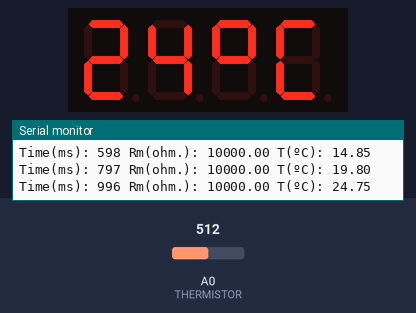
This sketch was run on a simulated Arduino Uno, built with avr-gcc and run on an emulated ATmega328P. Shown: 4-digit seven-segment display, the last lines printed to the serial monitor. Wiring (inferred from the names in the program): 4-digit 7-segment display, segments lit when HIGH: segments pin 3, pin 4, pin 5, pin 6, pin 7, pin 8, pin 9; digit selects pin 10, pin 11, pin 12, pin 13. The inputs (shaded band) are chosen by the test bench; at power-on: A0 (THERMISTOR) = 512. The segment pins are drawn as the display they are named for.

Above: at 1.2 s.
1.3 s: A0 (THERMISTOR) set to 779
At 2.5 s:
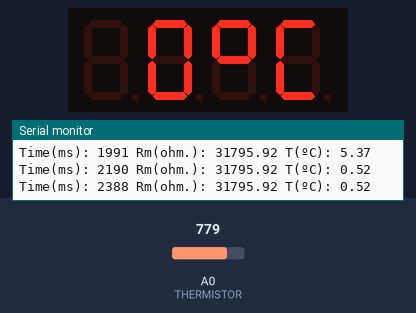
3.3 s: A0 (THERMISTOR) set to 812
At 5.2 s:
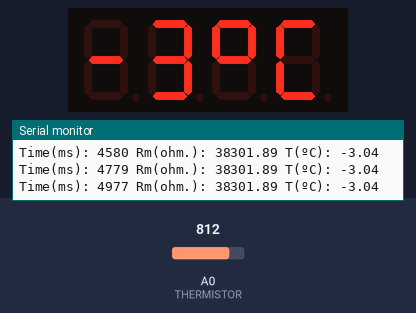
5.7 s: A0 (THERMISTOR) set to 852
At 7.1 s:
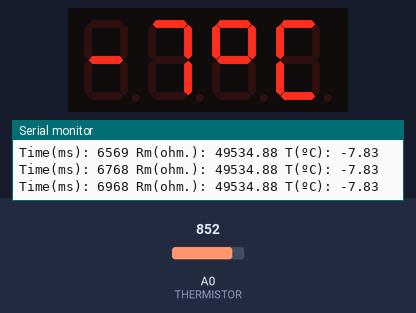
7.7 s: A0 (THERMISTOR) set to 877
At 9.8 s:
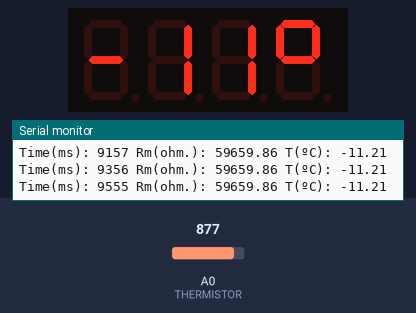
Timing chart, 0 to 11.1 s (numbered marks = the images above; inputs shaded):
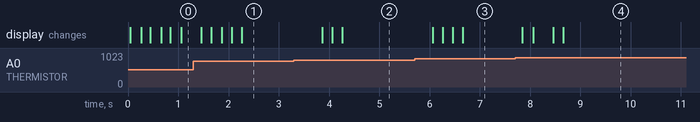

Measured:
- the behaviour switches between 793 and 794 on A0 (THERMISTOR) (found by bisection; images 1 and 2)
- the behaviour switches between 868 and 869 on A0 (THERMISTOR) (found by bisection; images 3 and 4)
- after the input at 1.3 s, the display: first changes after 0.16 s (image 1 shows a later state)
- after the input at 3.3 s, the display: first changes after 0.56 s (image 2 shows a later state)
- after the input at 5.7 s, the display: first changes after 0.36 s (image 3 shows a later state)
- after the input at 7.7 s, the display: first changes after 0.14 s (image 4 shows a later state)

The sketch:

p7.ino
```cpp
/**
  Termómetro dixital
  Miguel Blanco Godón
*/

#include <MsTimer2.h>

#define THERMISTOR A0
#define Ts 2 // período de mostraxe en milisegundos
#define AMPLITUDE_FILTERING_INTERVAL 200/Ts // intervalo de mostraxe para o filtrado
#define Tg 200/Ts // período de xeración, 0.2 segundos
// coeficientes para o modelo Steinhart-Hart
#define A 0.00111492089
#define B 0.0002372075385
#define C 0.00000006954079529
#define K 2.5 // mW/ºC

void interrupt_handler(void);
void update_buffer(float value);
void update_bcd(int value);

volatile float amplitude = 0, buffer_mean = 0, temperature = 0; // acumulador amplitudes
volatile byte ampc = 0x01; // contador de mostras de amplitude para filtrado de frecuencias de rede eléctrica
volatile byte genc = 0x00; // contador para a xeración de datos
volatile float amp_buffer[5] = {0,0,0,0,0}; // buffer circular que para implementar o filtro de media
const byte bcd[7] = {3,4,5,6,7,8,9}; // BCD inputs a,b,c,d,e,f,g
const byte multiplexing[4] = {10,11,12,13}; // números de esquerda a dereita
const byte digits[10] =
{
	0b00111111, 0b00000110, 0b01011011,
	0b01001111, 0b01100110, 0b01101101,
	0b01111101, 0b00000111, 0b01111111,
	0b01101111
}; // números do 0 ao 10
const byte celsius = 0b00111001; // símbolo C
const byte grad = 0b01100011; // símbolo º
const byte minus = 0b01000000; // símbolo -

void setup(void)
{
	// Inicio do porto serie
	Serial.begin(9600);
	// Inicio e configuración do Timer 2
	MsTimer2::set(Ts, interrupt_handler);
	MsTimer2::start();
	// configuración dos pins dixitais como saídas
	for (byte b = 0x03; b < 0x0E; b++) {
		pinMode(b, OUTPUT);
	}
}


void loop(void)
{
}


// actualiza os valores do buffer circular
void update_buffer(float value)
{
	for (byte b = 0x4; b > 0x0; b--) {
		amp_buffer[b] = amp_buffer[b-1];
	}
	amp_buffer[0] = value;
}


// manexador da interrupción
void interrupt_handler(void)
{
	float Rm, logRm, Vm, amp_mean;


	// filtrado de frecuencias cada 200 ms
	if (++ampc == AMPLITUDE_FILTERING_INTERVAL+1) {
		ampc = 0x01;
		amplitude = 0;
	}
	// lectura do valor de saída do termistor
	amplitude += analogRead(THERMISTOR);
	// actualizase o buffer circular

	// actualízase a temperatura cada 0.2 s
	if (++genc == Tg) {
		genc = 0x00;
		// aplícase o filtro de media
		amp_mean = amplitude/ampc;

		// calcúlase a temperatura segundo o modelo Steinhart-Hart
		Rm = (float) (10000*amp_mean)/(1024-amp_mean);
		logRm = log(Rm);
		Vm = (float) (5*amp_mean)/1024;
		temperature = (1/(A+B*logRm+C*logRm*logRm*logRm)) - (1000*Vm*Vm)/(K*Rm);
		// paso a celsius
		temperature -= 273.15;

		update_buffer(temperature);
		buffer_mean = (amp_buffer[0]+amp_buffer[1]+amp_buffer[2]+amp_buffer[3]+amp_buffer[4])/5;
		// envíanse os datos polo porto serie
		Serial.print("Time(ms): ");
		Serial.print(millis(), DEC);
		Serial.print(" Rm(ohm.): ");
		Serial.print(Rm, 2);
		Serial.print(" T(ºC): ");
		Serial.println(buffer_mean, 2);
	}
	// conmútase o BCD cada 2 ms
	update_bcd((int)buffer_mean);
}


// commuta os díxitos do BCD
void update_bcd(int value)
{
	static byte digit = 0x00;
	byte full_output[4]; // saída en cada díxito do BCD

	// apágase o BCD (en HIGH posto que polariza o diodo en inversa)
	for (byte b = 0x00; b < 0x04; b++) {
		digitalWrite(multiplexing[b], HIGH);
	}


	// lóxica para sacar os díxitos
	if (value > 9) {
		full_output[0] = digits[(int) value/10];
		full_output[1] = digits[value%10];
		full_output[2] = grad;
		full_output[3] = celsius;
	} else {
		if (value >= 0 && value <= 9) {
			full_output[0] = 0x0;
			full_output[1] = digits[value];
			full_output[2] = grad;
			full_output[3] = celsius;
		} else {
			if (value >= -9) {
				full_output[0] = minus;
				full_output[1] = digits[-value];
				full_output[2] = grad;
				full_output[3] = celsius;
			} else {
				full_output[0] = minus;
				full_output[1] = digits[(int)value/-10];
				full_output[2] = digits[(-value)%10];
				full_output[3] = grad;
			}
		}
	}

	// polarízanse os segmentos correspondentes
	for (byte b = 0x00; b < 0x07; b++) {
		digitalWrite(bcd[b], bitRead(full_output[digit], b));
	}

	// acéndese o díxito correspondente
	digitalWrite(multiplexing[digit], LOW);

	// actualízase o seguinte díxito a acender
	digit = ++digit % 4;
}
```
